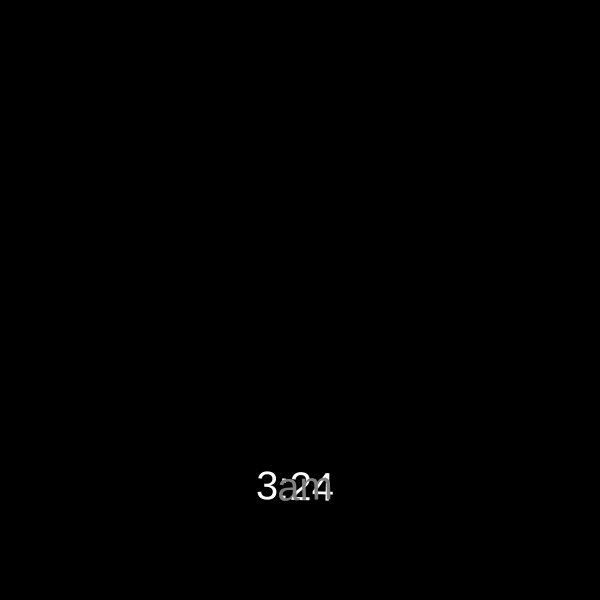
Frame 1 (no input)
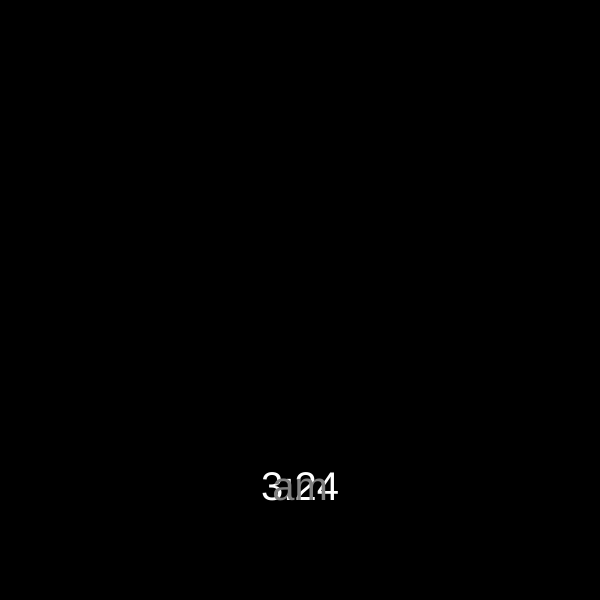
Frame 60 (no input)
Frame 120 (the mouse pressed at the canvas centre since frame 60): identical to frame 60, image omitted

The p5.js sketch that drew these frames (run headless with seeded random() and noise() and a simulated clock; from frame 60 on, the mouse is pressed at the canvas centre):

// p5.js sketch
// ── sketch.js
let timer;
let period;

function setup() {
  createCanvas(600, 600);
  timer = new Timer();
  period = new Period();
}

function draw() {
  background('black');
  push();
  timer.setTime();
  timer.show();
  pop();

  period.setTime();
  period.show();
}

class Clock {
  constructor() {
    this.time = '';
    this.sign = 1;
    this.color = 'white';
  }

  setTime() {}

  move() {
    let angle = map(millis() % 2000, 0, 2000, 0, PI * 2);
    rotate(sin(angle) * 0.5 * this.sign);
    translate(0, 200);
  }

  show() {
    fill(this.color);
    textSize(40);
    textAlign(CENTER);
    translate(width / 2, height /2);
    this.move();
    text(this.time, 0, 0);
  }
}

class Timer extends Clock {
  constructor(...args) {
    super(args);
  }

  setTime() {
    let hr = hour();
    if (hr > 12) {
      hr -= 12;
    }
    this.time = hr + ':' + minute();
  }
}

class Period extends Clock {
  constructor(...args) {
    super(args);
    this.sign = -1;
    this.color = 'gray';
  }

  setTime() {
    let hr = hour();
    if (hr > 12) {
      this.time = 'pm';
    } else {
      this.time = 'am';
    }
  }
}
